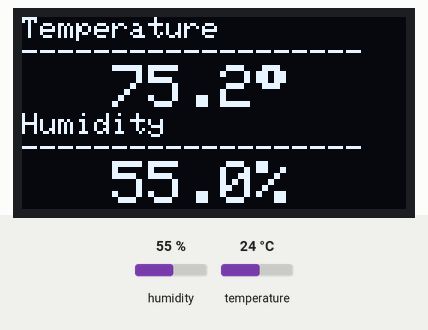
This sketch was run on a simulated ESP8266 (NodeMCU). Shown: 128×64 one-colour display. Inputs (shaded band) come from the test bench; at power-on: humidity 55 %, temperature 24 °C. What the sketch prints to the serial monitor is not drawn.

Above: at 1.2 s.
1.3 s: humidity set to 22 %
At 11.3 s:
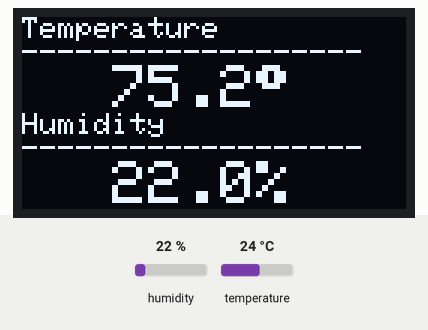
11.6 s: temperature set to 12 °C
At 21.0 s:
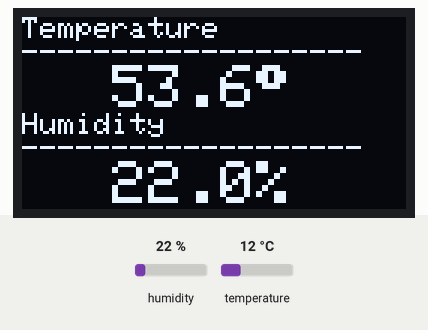
21.7 s: humidity set to 40 %
At 31.4 s:
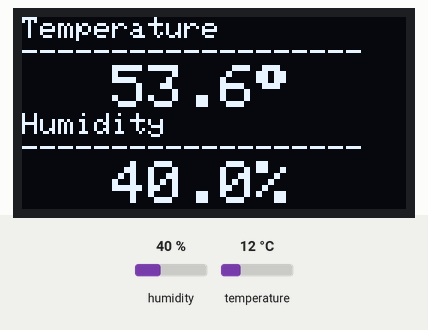
31.7 s: temperature set to 19 °C
At 41.0 s:
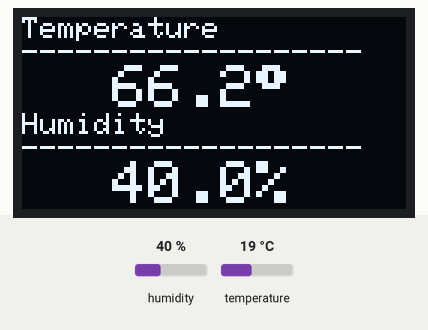
Timing chart, 0 to 42.5 s (numbered marks = the images above; inputs shaded):
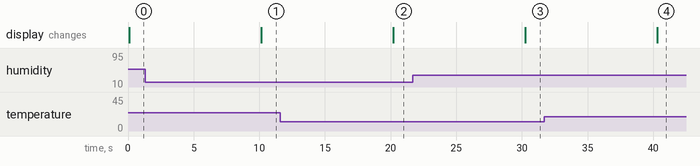

The sketch:

TempGuageV1.ino
```cpp
#include <SPI.h>
#include <Wire.h>
#include <Adafruit_GFX.h>
#include <Adafruit_SSD1306.h>
#include <Arduino.h>
#include <ESP8266WiFi.h>
#include <Hash.h>
#include <Adafruit_Sensor.h>
#include <DHT.h>


#define SCREEN_WIDTH 128 // OLED display width, in pixels
#define SCREEN_HEIGHT 64 // OLED display height, in pixels

#define OLED_RESET     -1 // Reset pin # (or -1 if sharing Arduino reset pin)
#define SCREEN_ADDRESS 0x3D ///< See datasheet for Address; 0x3D for 128x64, 0x3C for 128x32
Adafruit_SSD1306 display(SCREEN_WIDTH, SCREEN_HEIGHT, &Wire, OLED_RESET);

#define DHTPIN D7     // Digital pin connected to the DHT sensor
#define DHTTYPE DHT11     // DHT 11

DHT dht(DHTPIN, DHTTYPE);

void setup() {
  Serial.begin(9600);
  dht.begin();

  // SSD1306_SWITCHCAPVCC = generate display voltage from 3.3V internally
  if(!display.begin(SSD1306_SWITCHCAPVCC, 0X3C)) {
    Serial.println(F("SSD1306 allocation failed"));
    for(;;); // Don't proceed, loop forever
  }

  // Clear the buffer
  display.clearDisplay();
  display.display();
}

void loop() {
    Serial.print("Temperature = ");
    float temp = dht.readTemperature();
    float degreesFar = (temp * 1.8) + 32;
    Serial.println(degreesFar);
    Serial.print("Humidity = ");
    Serial.println(dht.readHumidity());
    displayTempAndHum(degreesFar, dht.readHumidity());
    delay(10000);
}

void displayTempAndHum(float temp, float hum) {
  display.clearDisplay();
  display.setTextSize(1);             // Normal 1:1 pixel scale
  display.setTextColor(SSD1306_WHITE);        // Draw white text
  display.setCursor(0, 0);
  display.println("Temperature");
  display.println("-------------------");
  display.print("     ");
  display.setTextSize(2);
  display.print(temp, 1);
  display.println((char)247);
  display.setTextSize(1);
  display.println("Humidity");
  display.println("-------------------");
  display.print("     ");
  display.setTextSize(2);
  display.print(hum, 1);
  display.print("%");
  display.display();
}
```

Measured:
- after the input at 1.3 s, the display: changes after 8.9 s (image 1)
- after the input at 11.6 s, the display: changes after 8.6 s (image 2)
- after the input at 21.7 s, the display: changes after 8.6 s (image 3)
- after the input at 31.7 s, the display: changes after 8.6 s (image 4)
